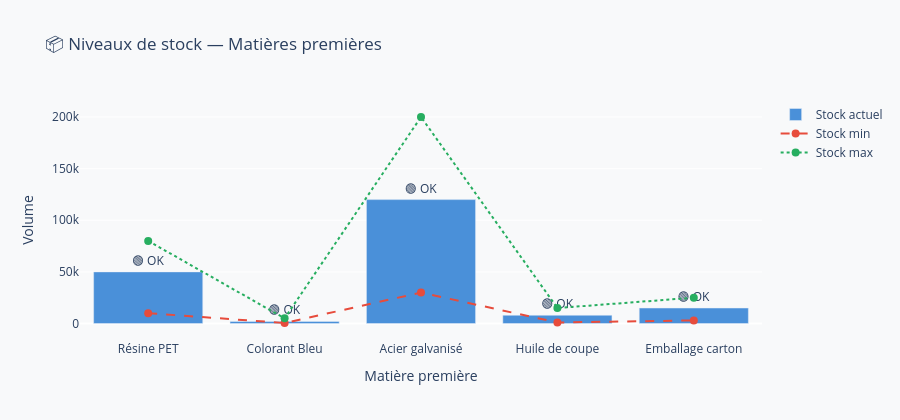

Notebook code for this chart:
### Markdown cell above
## 9. 📈 Stocks matières premières — Niveaux par rapport aux seuils

### Code cell
df_mp_ext = df_mp.copy()
df_mp_ext['pct_stock'] = (df_mp_ext['volume_stock'] / df_mp_ext['stock_max'] * 100).round(1)
df_mp_ext['statut'] = df_mp_ext.apply(
    lambda r: '🔴 Critique' if r['volume_stock'] <= r['stock_min']
              else '🟡 Bas' if r['volume_stock'] <= r['stock_min'] * 1.5
              else '🟢 OK', axis=1
)

fig4 = go.Figure()

fig4.add_trace(go.Bar(
    name='Stock actuel',
    x=df_mp_ext['nom'],
    y=df_mp_ext['volume_stock'],
    marker_color=['#E74C3C' if s.startswith('🔴') else
                  '#F39C12' if s.startswith('🟡') else '#4A90D9'
                  for s in df_mp_ext['statut']],
    text=df_mp_ext['statut'],
    textposition='outside',
))

fig4.add_trace(go.Scatter(
    name='Stock min',
    x=df_mp_ext['nom'],
    y=df_mp_ext['stock_min'],
    mode='markers+lines',
    line=dict(color='#E74C3C', dash='dash'),
    marker=dict(size=8),
))

fig4.add_trace(go.Scatter(
    name='Stock max',
    x=df_mp_ext['nom'],
    y=df_mp_ext['stock_max'],
    mode='markers+lines',
    line=dict(color='#27AE60', dash='dot'),
    marker=dict(size=8),
))

fig4.update_layout(
    title='📦 Niveaux de stock — Matières premières',
    xaxis_title='Matière première',
    yaxis_title='Volume',
    height=420,
    paper_bgcolor='#F8F9FA',
    plot_bgcolor='#F8F9FA',
)
fig4.show()

print('\nRécapitulatif stocks :')
display(df_mp_ext[['code','nom','volume_stock','stock_min','stock_max','pct_stock','statut']])

### Figure 1 — Plotly figure (JSON) as saved in the notebook; plotly's stock layout.template omitted (floating-point values rounded to 4 significant figures)
{"data": [{"marker": {"color": ["#4A90D9", "#4A90D9", "#4A90D9", "#4A90D9", "#4A90D9"]}, "name": "Stock actuel", "text": ["🟢 OK", "🟢 OK", "🟢 OK", "🟢 OK", "🟢 OK"], "textposition": "outside", "type": "bar", "x": ["Résine PET", "Colorant Bleu", "Acier galvanisé", "Huile de coupe", "Emballage carton"], "y": [50000, 2000, 120000, 8000, 15000]}, {"line": {"color": "#E74C3C", "dash": "dash"}, "marker": {"size": 8}, "mode": "markers+lines", "name": "Stock min", "type": "scatter", "x": ["Résine PET", "Colorant Bleu", "Acier galvanisé", "Huile de coupe", "Emballage carton"], "y": [10000, 500, 30000, 1000, 3000]}, {"line": {"color": "#27AE60", "dash": "dot"}, "marker": {"size": 8}, "mode": "markers+lines", "name": "Stock max", "type": "scatter", "x": ["Résine PET", "Colorant Bleu", "Acier galvanisé", "Huile de coupe", "Emballage carton"], "y": [80000, 5000, 200000, 15000, 25000]}], "layout": {"height": 420, "paper_bgcolor": "#F8F9FA", "plot_bgcolor": "#F8F9FA", "title": {"text": "📦 Niveaux de stock — Matières premières"}, "xaxis": {"title": {"text": "Matière première"}}, "yaxis": {"title": {"text": "Volume"}}}}
